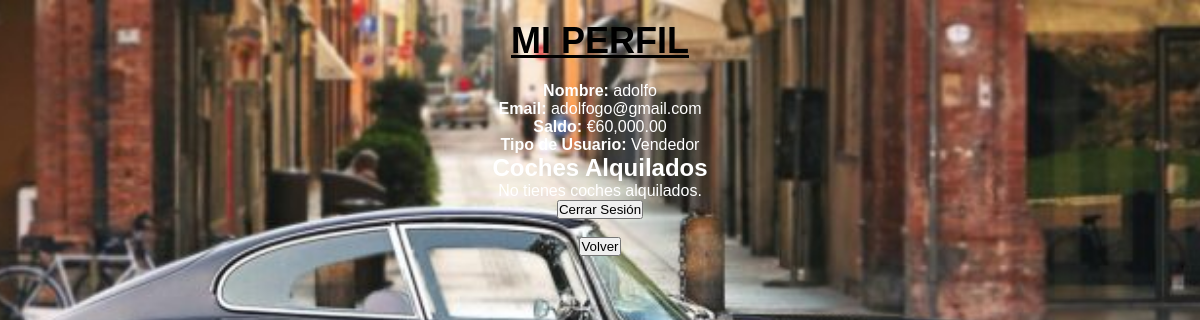
The app's page /perfil.php (signed in) with its own data.
### tables this page shows
CREATE TABLE `usuarios` (
  `id_usuario` int(10) unsigned NOT NULL AUTO_INCREMENT,
  `nombre` varchar(50) NOT NULL,
  `email` varchar(100) NOT NULL,
  `password` varchar(255) NOT NULL,
  `tipo_usuario` enum('Comprador','Vendedor','Administrador') NOT NULL,
  `saldo` decimal(10,2) NOT NULL DEFAULT '0.00',
  PRIMARY KEY (`id_usuario`),
  UNIQUE KEY `email` (`email`)
);

### perfil.php (the view, shortened to what this page needs)
<?php
include 'db.php';
$id_usuario = $_SESSION['id_usuario'];
$sql_usuario = "SELECT * FROM usuarios WHERE id_usuario = '$id_usuario'";
$resultado_usuario = mysqli_query($conexion, $sql_usuario);
$usuario = mysqli_fetch_assoc($resultado_usuario);
$sql_alquileres = "SELECT alquileres.id_alquiler, coches.id_coche, coches.modelo, coches.marca, coches.color
                   FROM alquileres
                   JOIN coches ON alquileres.id_coche = coches.id_coche
                   WHERE alquileres.id_usuario = '$id_usuario' AND alquileres.devuelto IS NULL";
$alquileres = mysqli_query($conexion, $sql_alquileres);
?>
<!DOCTYPE html>
<html lang="es">
<head>
    <link rel="stylesheet" type="text/css" href="estilo.css">
</head>
<body>
    <h1>Mi Perfil</h1>
    <div class="perfil-container">
        <p><strong>Nombre:</strong> <?php echo htmlspecialchars($usuario['nombre']); ?></p>
        <p><strong>Email:</strong> <?php echo htmlspecialchars($usuario['email']); ?></p>
        <p><strong>Saldo:</strong> €<?php echo number_format($usuario['saldo'], 2); ?></p>
        <p><strong>Tipo de Usuario:</strong> <?php echo ucfirst(htmlspecialchars($usuario['tipo_usuario'])); ?></p>
        <h2>Coches Alquilados</h2>
        <?php if (mysqli_num_rows($alquileres) > 0) { ?>
            <table>
                <tr>
                    <th>Modelo</th>
                    <th>Marca</th>
                    <th>Color</th>
                    <th>Acción</th>
                </tr>
                <?php while ($coche = mysqli_fetch_assoc($alquileres)) { ?>
                    <tr>
                        <td><?php echo htmlspecialchars($coche['modelo']); ?></td>
                        <td><?php echo htmlspecialchars($coche['marca']); ?></td>
                        <td><?php echo htmlspecialchars($coche['color']); ?></td>
                        <td>
                            <form action="devolver_coche.php" method="post">
                                <input type="hidden" name="id_alquiler" value="<?php echo $coche['id_alquiler']; ?>">
                                <input type="hidden" name="id_coche" value="<?php echo $coche['id_coche']; ?>">
                                <input type="submit" value="Devolver">
                            </form>
                        </td>
                    </tr>
                <?php } ?>
            </table>
        <?php } else { ?>
            <p>No tienes coches alquilados.</p>
        <?php } ?>
        <form action="logout.php" method="post">
            <input type="submit" value="Cerrar Sesión" class="logout-btn">
        </form><br>
        <form action="index.php" method="post">
            <input type="submit" value="Volver">
        </form>
    </div>
</body>
</html>

### estilo.css (style rules this page uses)
* { margin: 0; padding: 0; box-sizing: border-box; }
body { font-family: 'Poppins', Arial, Helvetica, sans-serif; background-color: #D3D3D3; background-image: url('img/imagenfondo.jpg'); background-size: cover; background-repeat: no-repeat; background-position: center; background-attachment: fixed; color: white; text-align: center; }
h1 { text-align: center; margin: 20px 0; font-size: 36px; text-transform: uppercase; text-decoration: underline; color: black; }

### records on screen
usuarios: nombre "adolfo", email "adolfogo@gmail.com", saldo "60,000.00", tipo_usuario "Vendedor"
